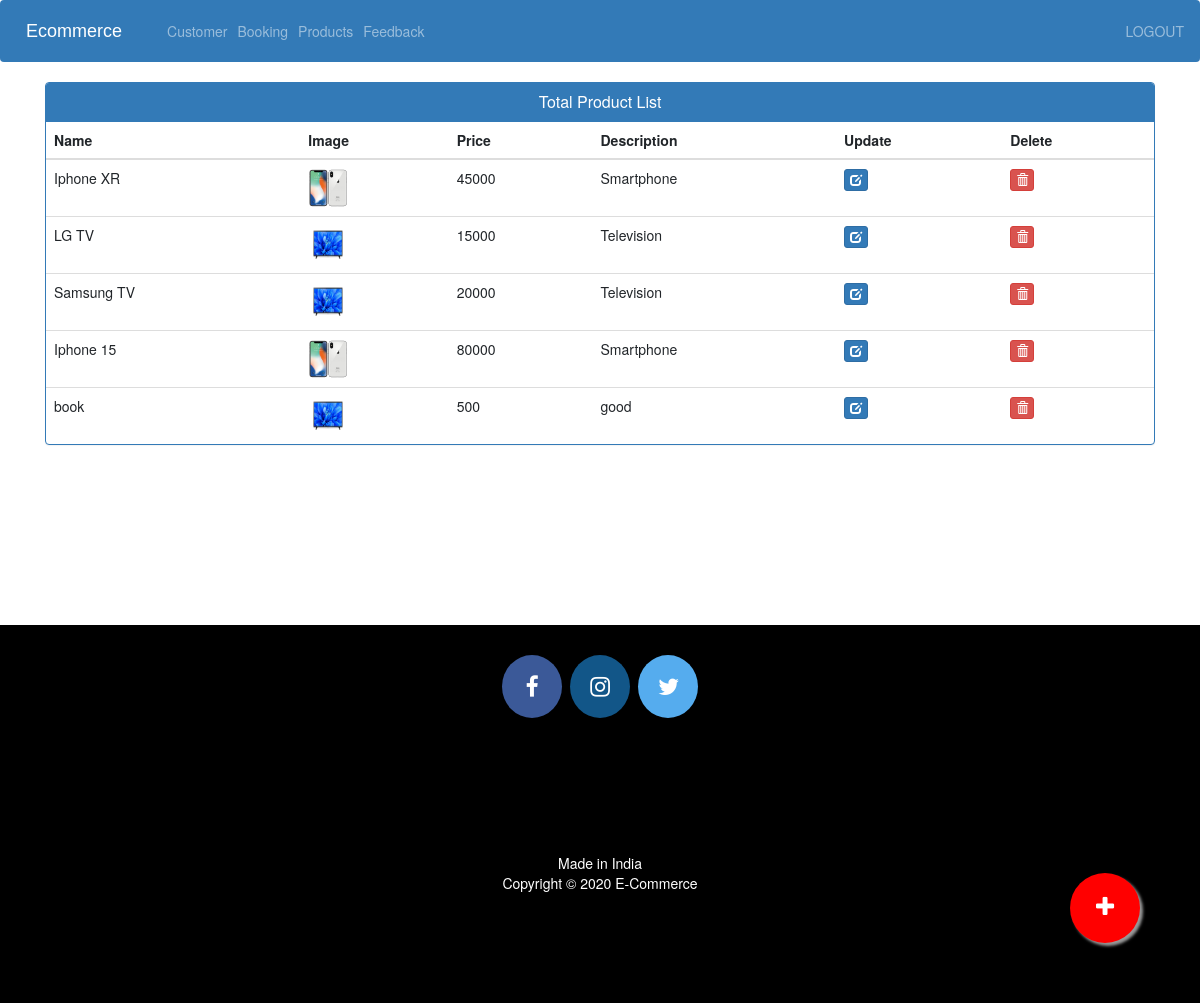
The page /admin-products (signed in) on the database its author committed.
### ecom/models.py (models this page shows, shortened)
class Product(models.Model):
    name=models.CharField(max_length=40)
    product_image= models.ImageField(upload_to='product_image/',null=True,blank=True)
    price = models.PositiveIntegerField()
    description=models.CharField(max_length=40)

### ecom/views.py (the view)
# urls.py: path('admin-products', views.admin_products_view,name='admin-products'),
@login_required(login_url='adminlogin')
def admin_products_view(request):
    products=models.Product.objects.all()
    return render(request,'ecom/admin_products.html',{'products':products})

### templates/ecom/admin_products.html (shortened to what this page needs)
{% extends 'ecom/admin_base.html' %}
{% load static %}
{% block content %}
<head>
  <link href="//netdna.bootstrapcdn.com/bootstrap/3.0.0/css/bootstrap.min.css" rel="stylesheet" id="bootstrap-css">
</head>
<div class="container">
  <div class="panel panel-primary">
    <div class="panel-heading">
      <h6 class="panel-title">Total Product List</h6>
    </div>
    <table class="table table-hover" id="dev-table">
      <thead>
        <tr>
          <th>Name</th>
          <th>Image</th>
          <th>Price</th>
          <th>Description</th>
          <th>Update</th>
          <th>Delete</th>
        </tr>
      </thead>
      {% for p in products %}
  {% if p %}
      <tr>
        <td> {{p.name}}</td>
        <td> <img src="{% static p.product_image.url %}" alt="Profile Pic" height="40px" width="40px" /></td>
        <td>{{p.price}}</td>
        <td>{{p.description}}</td>
        <td><a class="btn btn-primary btn-xs" href="{% url 'update-product' p.id  %}"><span class="glyphicon glyphicon-edit"></span></a></td>
        <td><a class="btn btn-danger btn-xs" href="{% url 'delete-product' p.id  %}"><span class="glyphicon glyphicon-trash"></span></a></td>
      </tr>
      {%else%}
      <br><br><br>
      <h1>no products</h1>
      {% endif %}
      {% endfor %}
    </table>
  </div>
</div>
<a href="/admin-add-product" class="float">
<i class="fa fa-plus my-float"></i>
</a>
{% endblock content %}

### templates/ecom/admin_base.html (shortened to what this page needs)
<!DOCTYPE html>
{% load static %}
<html lang="en">
<head>
  <link rel="stylesheet" href="https://stackpath.bootstrapcdn.com/bootstrap/4.3.1/css/bootstrap.min.css">
  <link rel="stylesheet" href="https://maxcdn.bootstrapcdn.com/font-awesome/4.7.0/css/font-awesome.min.css">
</head>
<body>
  <div class="bs-example">
    <nav class="navbar navbar-expand-md navbar-dark fixed-top" style="background:#337AB7;">
      <a href="/admin-dashboard" class="navbar-brand">Ecommerce</a>
      <div class="collapse navbar-collapse justify-content-between" id="navbarCollapse">
        <div class="navbar-nav">
          <a href="/view-customer" class="nav-item nav-link">Customer</a>
          <a href="/admin-view-booking" class="nav-item nav-link">Booking</a>
          <a href="/admin-products" class="nav-item nav-link">Products</a>
          <a href="/view-feedback" class="nav-item nav-link">Feedback</a>
        </div>
        <div class="navbar-nav navbar-right">
          <a href="/logout" class="nav-item nav-link">LOGOUT</a>
        </div>
      </div>
    </nav>
  </div>
  {% block content %}
  {% endblock content %}
<br><br><br><br><br><br><br><br>
  <footer>
    <p>
      <a id="ftr" href="#" class="fa fa-facebook"></a>
      <a id="ftr" href="#" class="fa fa-instagram"></a>
      <a id="ftr" href="#" class="fa fa-twitter"></a>
    </p>
    <br>
    <div class="container">
      <div class="row">
        <div class="col-md-12 col-sm-12">
          <div style="color:#ffffff;" class="wow fadeInUp footer-copyright">
            <p>Made in India <br>
              Copyright &copy; 2020 E-Commerce </p>
          </div>
        </div>
      </div>
    </div>
  </footer>
</body>
</html>

### templates/ecom/admin_base.html (style rules this page uses)
.bs-example { margin: 0px; }
.navbar-brand { font-size: 20px; font-family: sans-serif; }
footer { padding: 0px 0px 0px 0px; background-color: black; margin: 0px; }
#ftr { padding: 20px; }
.fa { font-size: 23px; width: 60px; text-align: center; text-decoration: none; margin: 5px 2px; border-radius: 50%; }
.fa-facebook { background: #3B5998; color: white; margin-top: 30px; }
.fa-twitter { background: #55ACEE; color: white; }
.fa-instagram { background: #125688; color: white; }
p { text-align: center; }

### templates/ecom/admin_products.html (style rules this page uses)
a:link { text-decoration: none; }
h6 { text-align: center; }
.row { margin: 100px; }
.float { position:fixed; width:70px; height:70px; bottom:60px; right:60px; background-color:red; color:#FFF; border-radius:50px; text-align:center; box-shadow: 3px 3px 3px #999; }
.my-float { margin-top:22px; }

### rows shown on the page
Product: name "Iphone XR", product_image (picture), price "45000", description "Smartphone"
Product: name "LG TV", product_image (picture), price "15000", description "Television"
Product: name "Samsung TV", product_image (picture), price "20000", description "Television"
Product: name "Iphone 15", product_image (picture), price "80000", description "Smartphone"
Product: name "book", product_image (picture), price "500", description "good"
